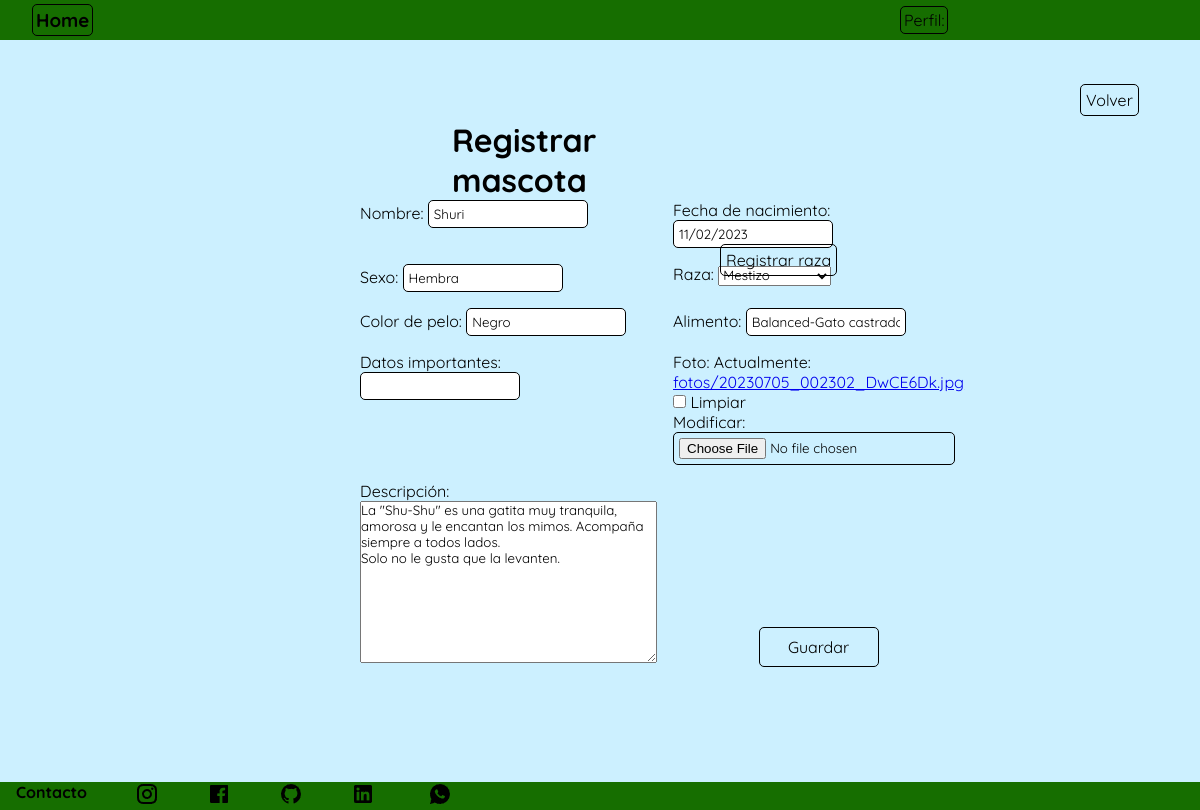
Page /perfil/perfil/mascota/update/1 on the committed database.
### perfil/models.py (models this page shows, shortened)
class Mascota(models.Model):
    nombre= models.CharField(max_length=50, verbose_name='Nombre')
    fecha_nacimiento = models.DateField(verbose_name='Fecha de nacimiento')
    sexo = models.CharField(max_length=20, null=True, blank=True, verbose_name='Sexo')
    raza = models.ForeignKey(Raza, on_delete=models.SET_NULL,null=True, blank=True, verbose_name='Raza')
    color_pelo = models.CharField(max_length=100, null=True,blank=True, verbose_name='Color de pelo')
    alimento = models.CharField(max_length=100, null=True,blank=True)
    datos_importantes = models.CharField(max_length=150, null=True,blank=True)
    foto = models.ImageField(upload_to='fotos',null=True, blank=True)
    descripcion = models.TextField(null=True, blank=True, verbose_name=('Descripción'))
    user = models.ForeignKey(User, on_delete=models.CASCADE)
    class Meta:
        verbose_name = 'Mascota'
        verbose_name_plural = 'Mascotas'

class Raza(models.Model):
    nombre = models.CharField(max_length=100)
    def __str__(self):
        return self.nombre
    class Meta:
        verbose_name = 'Raza'
        verbose_name_plural = 'Razas'

### perfil/views.py (the view)
# urls.py: path('perfil/mascota/update/<int:pk>', MascotaUpdate.as_view(), name='mascota_update'),
class MascotaUpdate(UpdateView):
    model = Mascota
    form_class= MascotaForm
    success_url = reverse_lazy('perfil:mascota_list')

### perfil/forms.py
class MascotaForm(forms.ModelForm):
    class Meta:
        model= Mascota
        fields = ['nombre', 'fecha_nacimiento', 'sexo', 'raza', 'color_pelo', 'alimento', 'datos_importantes', 'foto', 'descripcion']

### perfil/templates/perfil/mascota_form.html (shortened to what this page needs)
{% extends 'core/base.html' %}
{% block content %}
    <nav class="navbar">
        <div class="titulo">
            <h3><a href="{% url 'core:index' %}" class="link">Home</a></h3>
        </div>
        <div class="paginas">
            <ul class="links">
                <a href="{% url 'perfil:index' %}" class="link">Perfil: {{ user.username }}</a>
            </ul>
        </div>
    </nav>
    <main class="contenedor">
        <div class="titulo_registrar">
            <h1>Registrar mascota</h1>
        </div>
        <form method="post" enctype="multipart/form-data" class="formulario_mascota">
            {{ form }}
            <div class="contenedor_boton_mascota">
                <button type="submit" class="boton_mascota">Guardar</button>
            </div>
        </form>
        <div class="crear_raza_contenedor">
            <a href="{% url 'perfil:raza_create' %}" class="crear_raza">Registrar raza</a>
        </div>
        <div class="volver_mascota_contenedor">
            <a href="{% url 'perfil:mascota_list' %}" class="volver_mascota">Volver</a>
        </div>
    </main>
{% endblock content %}

### core/static/css/style.css (style rules this page uses)
* { padding: 0; margin: 0; font-family: "Quicksand", sans-serif; }
.contenedor { display: grid; grid-template-columns: repeat(20, 5vw); grid-template-rows: repeat(18, 5vh); min-height: 92.75vh; background-color: rgb(204, 240, 255); }
.navbar { display: grid; grid-template-columns: repeat(20, 5vw); grid-template-rows: 40px; width: 100vw; background-color: rgb(22, 110, 0); align-items: center; }
.paginas { grid-column-start: 16; grid-column-end: 18; }
.links { display: flex; }
.link { text-decoration: none; color: black; transition-duration: .3s; border: 1px solid black; border-radius: 5px; padding: 3px; }
.titulo { display: flex; gap: 2rem; align-items: center; margin-left: 2rem; }
.contenedor_boton_mascota { display: grid; align-content: end; justify-content: center; }
.boton_mascota { padding: 3px; background: none; border: 1px solid black; border-radius: 5px; font: inherit; color: inherit; cursor: pointer; outline: none; transition-duration: .3s; width: 120px; height: 40px; transition-duration: .2s; }
.volver_mascota_contenedor { grid-column-start: 19; grid-row-start: 2; align-content: center; }
.volver_mascota { text-decoration: none; color: black; border: 1px solid black; border-radius: 5px; padding: 5px; transition-duration: .2s; }
.formulario_mascota { display: grid; grid-template-columns: 1fr 1fr; gap: 1rem; grid-column-start: 7; grid-column-end: 13; grid-row-start: 5; }
.formulario_mascota input { border-radius: 5px; border: 1px solid black; padding: 5px; }
.titulo_registrar { display: flex; grid-row-start: 3; grid-column-start: 8; grid-column-end: 13; color: rgb(0, 0, 0); margin-left: 2rem; }
.crear_raza_contenedor { grid-column-start: 13; grid-column-end: 15; grid-row-start: 6; align-content: center; }
.crear_raza { text-decoration: none; color: black; border: 1px solid black; border-radius: 5px; padding: 5px; transition-duration: .2s; }

### rows in the picture
Mascota: nombre "Shuri", fecha_nacimiento "11/02/2023", sexo "Hembra", raza "Mestizo", color_pelo "Negro", alimento "Balanced-Gato castrado", descripcion "La \"Shu-Shu\" es una gatita muy tranquila, amorosa y le encantan los mimos. Acompaña siempre a todos lados. Solo no le gusta que la levanten."
